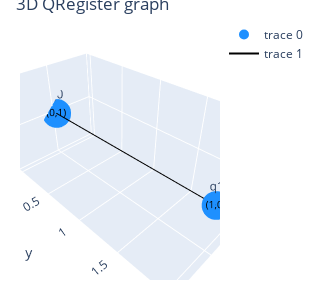
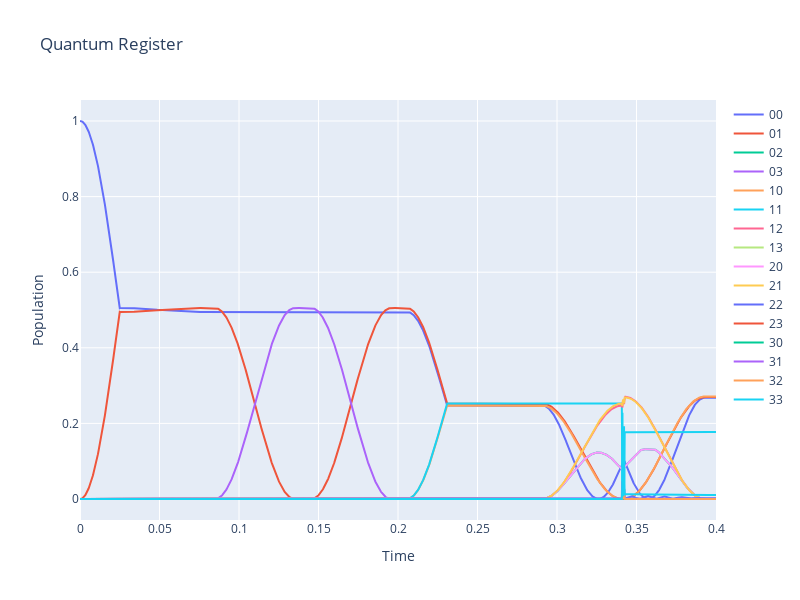

The notebook cell saved with these charts, in order:
### Code cell
rydberg_register = qc_transpiled.build_transpiled_circuit(init_state=phi)
rydberg_register.atomic_register.showResults(plot_mode="plotly", figure_size=(800, 600))

### Figure 1 — Plotly figure (JSON) as saved in the notebook; plotly's stock layout.template omitted (floating-point values rounded to 4 significant figures)
{"data": [{"marker": {"color": "dodgerblue", "size": 10}, "mode": "markers+text", "text": ["q0", "q1"], "type": "scatter3d", "x": [0, 0], "y": [0, 2], "z": [0, 0]}, {"hoverinfo": "none", "line": {"color": "black", "width": 2}, "mode": "lines+text", "text": ["(0,1)", "(1,0)"], "textfont": {"color": "black", "size": 10}, "textposition": "middle center", "type": "scatter3d", "x": [0, 0, 0, null, 0, 0, 0, null], "y": [0, 2, 1, null, 2, 0, 1, null], "z": [0, 0, 0, null, 0, 0, 0, null]}], "layout": {"height": 300, "margin": {"b": 20, "l": 20, "pad": 4, "r": 20, "t": 20}, "title": {"text": "3D QRegister graph"}, "width": 300}}

### Figure 2 — Plotly figure (JSON) as saved in the notebook; plotly's stock layout.template omitted (floating-point values rounded to 4 significant figures; data arrays with more than 128 entries replaced by an {"elided": "..."} marker saying what was removed)
{"data": [{"name": "00", "type": "scatter", "x": {"elided": "2000 float values"}, "y": {"elided": "2000 float values"}}, {"name": "01", "type": "scatter", "x": {"elided": "2000 float values"}, "y": {"elided": "2000 float values"}}, {"name": "02", "type": "scatter", "x": {"elided": "2000 float values"}, "y": {"elided": "2000 float values"}}, {"name": "03", "type": "scatter", "x": {"elided": "2000 float values"}, "y": {"elided": "2000 float values"}}, {"name": "10", "type": "scatter", "x": {"elided": "2000 float values"}, "y": {"elided": "2000 float values"}}, {"name": "11", "type": "scatter", "x": {"elided": "2000 float values"}, "y": {"elided": "2000 float values"}}, {"name": "12", "type": "scatter", "x": {"elided": "2000 float values"}, "y": {"elided": "2000 float values"}}, {"name": "13", "type": "scatter", "x": {"elided": "2000 float values"}, "y": {"elided": "2000 float values"}}, {"name": "20", "type": "scatter", "x": {"elided": "2000 float values"}, "y": {"elided": "2000 float values"}}, {"name": "21", "type": "scatter", "x": {"elided": "2000 float values"}, "y": {"elided": "2000 float values"}}, {"name": "22", "type": "scatter", "x": {"elided": "2000 float values"}, "y": {"elided": "2000 float values"}}, {"name": "23", "type": "scatter", "x": {"elided": "2000 float values"}, "y": {"elided": "2000 float values"}}, {"name": "30", "type": "scatter", "x": {"elided": "2000 float values"}, "y": {"elided": "2000 float values"}}, {"name": "31", "type": "scatter", "x": {"elided": "2000 float values"}, "y": {"elided": "2000 float values"}}, {"name": "32", "type": "scatter", "x": {"elided": "2000 float values"}, "y": {"elided": "2000 float values"}}, {"name": "33", "type": "scatter", "x": {"elided": "2000 float values"}, "y": {"elided": "2000 float values"}}], "layout": {"height": 600, "showlegend": true, "title": {"text": "Quantum Register"}, "width": 800, "xaxis": {"title": {"text": "Time"}}, "yaxis": {"title": {"text": "Population"}}}}
